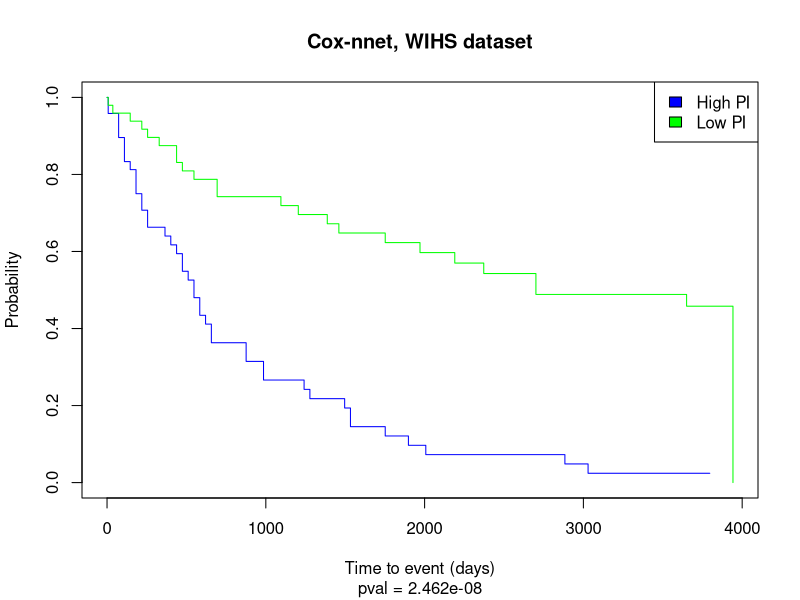

Reproduce this figure in R.
library(survival)

read.csv("WIHS/x_train.csv", header=F) -> x_train
read.csv("WIHS/x_test.csv", header=F) -> x_test

as.numeric(readLines("WIHS/ystatus_train.csv")) -> event_train
as.numeric(readLines("WIHS/ystatus_test.csv")) -> event_test
as.numeric(readLines("WIHS/ytime_train.csv")) -> time_train
as.numeric(readLines("WIHS/ytime_test.csv")) -> time_test

readLines("theta.csv") ->pred

plotCoxMLP <- function(pred, time_test, event_test, png, title) {
    pred <- as.numeric(pred)
    split_r = as.numeric(pred > median(pred))
    diff = survdiff(formula = Surv(time_test,event_test) ~ split_r)
    pval = 1-pchisq(diff$chisq,1)

    high_curve<-survfit(formula = Surv(time_test[split_r == 1],event_test[split_r == 1]) ~ 1)  
    low_curve<-survfit(formula = Surv(time_test[split_r == 0],event_test[split_r == 0]) ~ 1) 

    png(png)
    plot(high_curve,main="", xlab="Time to event (days)", ylab="Probability", col= "blue", conf.int=F, lwd=1, xlim=c(0, max(time_test)))
    lines(low_curve, col= "green", lwd=1, lty=1, conf.int=F)
    legend("topright", legend=c("High PI", "Low PI"), fill=c("blue","green"))
    title(main=title, sub=paste0("pval = ", signif(pval,4)))
    dev.off()
    print(paste("MLP", pval))
}

plotCoxMLP(pred, time_test, event_test, "cox_mlp_WIHS.png", "Cox-nnet, WIHS dataset")